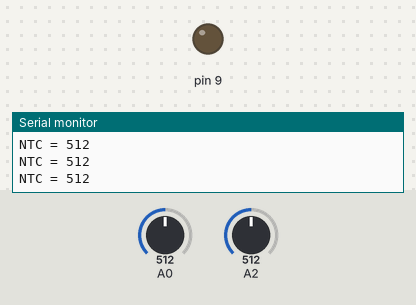
Recording of a sketch running on a simulated Arduino Uno, built with avr-gcc and run on an emulated ATmega328P. On the bench: output pins drawn as LEDs (lit = HIGH), the last lines printed to the serial monitor. The test bench sets the inputs (shaded band); at power-on: A2 = 512, A0 = 512.

Above: at 1.3 s.
1.4 s: A2 set to 538
2.9 s: A2 set to 563
At 3.6 s:
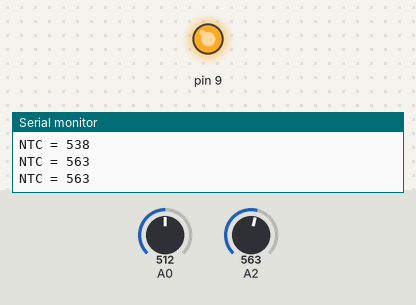
4.5 s: A0 set to 0
7.6 s: A2 set to 540
At 8.7 s:
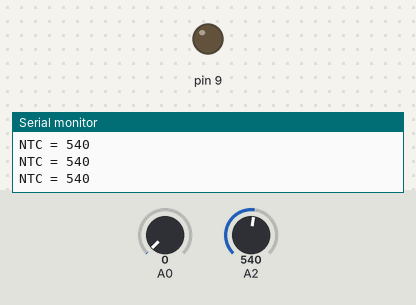
9.1 s: A2 set to 560
At 9.8 s:
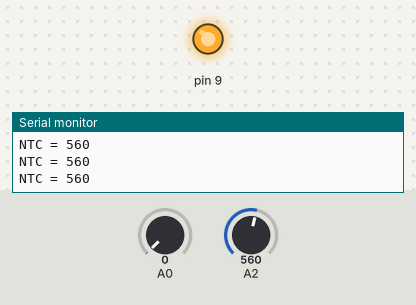
Timing chart, 0 to 12.1 s (numbered marks = the images above; inputs shaded):
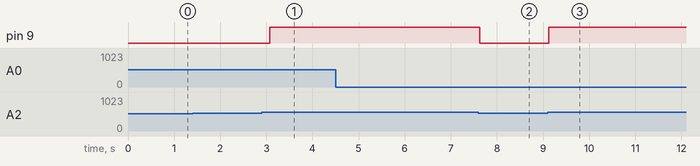

The sketch:

Role_Ntc.ino
```cpp
void setup() {
  // put your setup code here, to run once:
  pinMode(9, OUTPUT);
  Serial.begin(9600);
}

void loop() {
  // put your main code here, to run repeatedly:
  int value = analogRead(A2); // NTC
  Serial.println("NTC = " + String(value));

  if (value < 550)
  {
    digitalWrite(9, 0);
  }
  else
  {
    digitalWrite(9, 1);
  }

  delay(analogRead(A0)); //Potansiyometre
}
```

Measured:
- the behaviour switches between 549 and 550 on A2 (found by bisection; images 0 and 1)
- after the input at 2.9 s, pin 9: LOW → HIGH after 0.18 s
- after the input at 7.6 s, pin 9: HIGH → LOW at once
- after the input at 9.1 s, pin 9: LOW → HIGH at once
